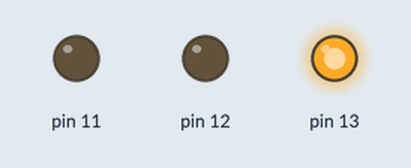
Simulated run of this sketch. Board: Arduino Uno, built with avr-gcc and run on an emulated ATmega328P. Parts: output pins drawn as LEDs (lit = HIGH).

Above: at 0.1 s.
At 1.55 s:
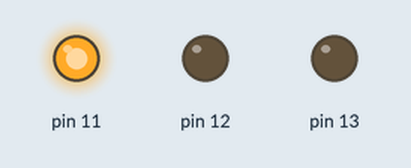
At 2.95 s:
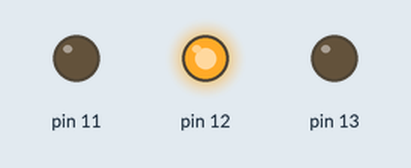
Timing chart, 0 to 3.2 s (numbered marks = the images above):
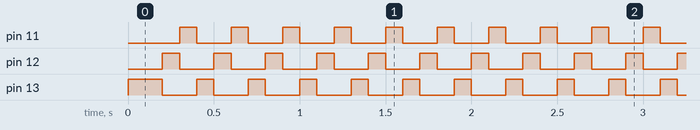

Measured:
- by itself, pin 11–13: alternates HIGH for 0.10 s and LOW for 0.20 s

The sketch:

Timer1_schedule2.ino
```cpp
// TIMER1 Task Schedules 2


#define TASKS {Task1}, \
              {Task2}, \
              {Task3}

/*
6250-100MS  63-1MS  256
1562  200MS   1024
*/

typedef struct
{
  void (*fptr) (void);
  int value;
}Schedule;
Schedule pre;


void setup() {

  DDRB |=(1 << DDB5) | (1 << DDB4) | (1 << DDB3);

  noInterrupts();
  pre.value = 6250;

  TCCR1A = 0;
  TCCR1B = 0;

  TCCR1B |= (1 << CS12); //| (1 << CS10);
  TIMSK1 |= (1 << OCIE1A);
  OCR1A = pre.value;
  interrupts();
}


void Task1()
{
  PORTB |= (1 << 5);
  PORTB &= ~((1 << 4) | (1 << 3));
}

void Task2()
{
  PORTB |= (1 << 4);
  PORTB &= ~((1 << 5) | (1 << 3));
}

void Task3()
{
  PORTB |= (1 << 3);
  PORTB &= ~((1 << 5) | (1 << 4));
}

ISR(TIMER1_COMPA_vect)
{

  OCR1A += pre.value;
  static int Count = 0;
  Schedule data[] = {TASKS};

  data[Count].fptr();
  Count++;

  int size = sizeof(data) / sizeof(data[0]);
  if(Count >= size)
   {
    Count = 0;
   }
}

void loop()
{
}
```
